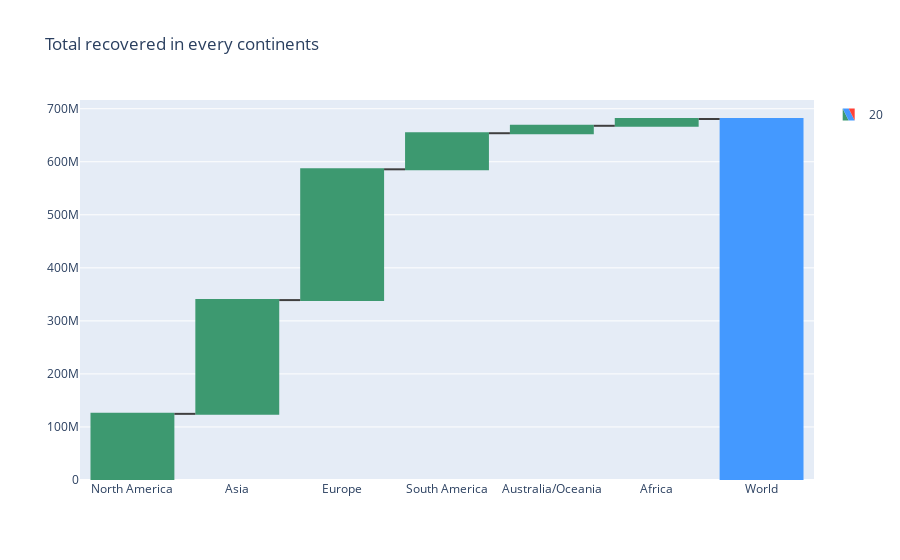

The notebook cell this image was saved under:
### Markdown cell above
Total Cases

### Code cell
fig = go.Figure(go.Waterfall(
    name = "20", orientation = "v",
    measure = ["relative", "relative", "relative","relative", "relative", "relative", "total"],
    x = covid19_df_wf['continent'],
    textposition = "outside",
    y = covid19_df_wf['totalcases'],
    connector = {"line":{"color":"rgb(63, 63, 63)"}},
))

fig.update_layout(
        title = "Total recovered in every continents",
        showlegend = True
)

fig.show()

### Figure 1 — Plotly figure (JSON) as saved in the notebook; plotly's stock layout.template omitted (floating-point values rounded to 4 significant figures)
{"data": [{"connector": {"line": {"color": "rgb(63, 63, 63)"}}, "measure": ["relative", "relative", "relative", "relative", "relative", "relative", "total"], "name": "20", "orientation": "v", "textposition": "outside", "type": "waterfall", "x": ["North America", "Asia", "Europe", "South America", "Australia/Oceania", "Africa", "World"], "y": [124725126, 214494303, 246578283, 68046073, 14015805, 12796416, null]}], "layout": {"showlegend": true, "title": {"text": "Total recovered in every continents"}}}
